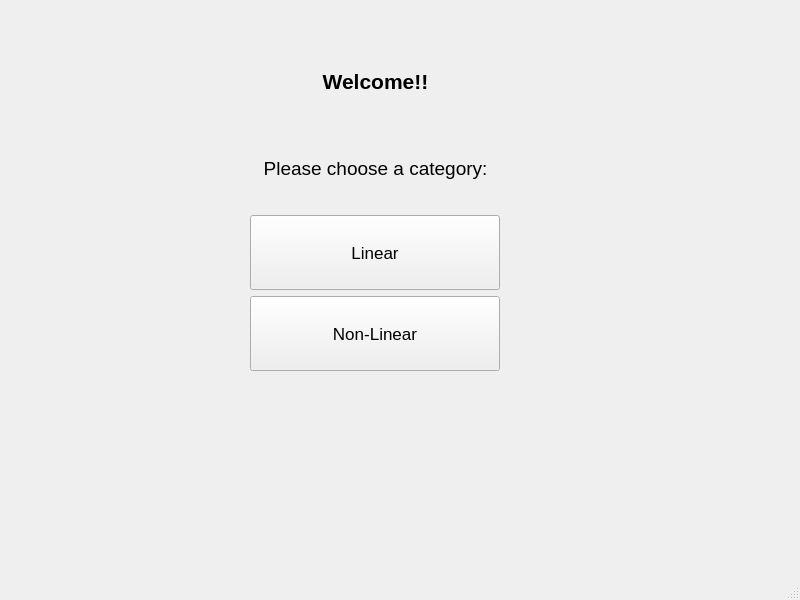
<?xml version="1.0" encoding="UTF-8"?>
<ui version="4.0">
 <class>MainWindow</class>
 <widget class="QMainWindow" name="MainWindow">
  <property name="geometry">
   <rect>
    <x>0</x>
    <y>0</y>
    <width>800</width>
    <height>600</height>
   </rect>
  </property>
  <property name="windowTitle">
   <string>MainWindow</string>
  </property>
  <widget class="QWidget" name="centralwidget">
   <widget class="QWidget" name="">
    <property name="geometry">
     <rect>
      <x>160</x>
      <y>40</y>
      <width>431</width>
      <height>331</height>
     </rect>
    </property>
    <layout class="QVBoxLayout" name="verticalLayout">
     <item>
      <widget class="QLabel" name="label">
       <property name="font">
        <font>
         <pointsize>16</pointsize>
         <weight>75</weight>
         <bold>true</bold>
        </font>
       </property>
       <property name="text">
        <string>Welcome!!</string>
       </property>
       <property name="alignment">
        <set>Qt::AlignCenter</set>
       </property>
      </widget>
     </item>
     <item>
      <widget class="QLabel" name="label_2">
       <property name="font">
        <font>
         <pointsize>14</pointsize>
        </font>
       </property>
       <property name="text">
        <string>Please choose a category:</string>
       </property>
       <property name="alignment">
        <set>Qt::AlignCenter</set>
       </property>
      </widget>
     </item>
     <item>
      <layout class="QHBoxLayout" name="horizontalLayout">
       <item>
        <spacer name="horizontalSpacer">
         <property name="orientation">
          <enum>Qt::Horizontal</enum>
         </property>
         <property name="sizeType">
          <enum>QSizePolicy::Fixed</enum>
         </property>
         <property name="sizeHint" stdset="0">
          <size>
           <width>40</width>
           <height>20</height>
          </size>
         </property>
        </spacer>
       </item>
       <item>
        <widget class="QPushButton" name="pushButton">
         <property name="sizePolicy">
          <sizepolicy hsizetype="Minimum" vsizetype="Fixed">
           <horstretch>0</horstretch>
           <verstretch>0</verstretch>
          </sizepolicy>
         </property>
         <property name="minimumSize">
          <size>
           <width>0</width>
           <height>75</height>
          </size>
         </property>
         <property name="maximumSize">
          <size>
           <width>250</width>
           <height>16777215</height>
          </size>
         </property>
         <property name="font">
          <font>
           <pointsize>13</pointsize>
          </font>
         </property>
         <property name="layoutDirection">
          <enum>Qt::LeftToRight</enum>
         </property>
         <property name="text">
          <string>Linear</string>
         </property>
        </widget>
       </item>
       <item>
        <spacer name="horizontalSpacer_2">
         <property name="orientation">
          <enum>Qt::Horizontal</enum>
         </property>
         <property name="sizeType">
          <enum>QSizePolicy::Fixed</enum>
         </property>
         <property name="sizeHint" stdset="0">
          <size>
           <width>40</width>
           <height>20</height>
          </size>
         </property>
        </spacer>
       </item>
      </layout>
     </item>
     <item>
      <layout class="QHBoxLayout" name="horizontalLayout_2">
       <item>
        <spacer name="horizontalSpacer_3">
         <property name="orientation">
          <enum>Qt::Horizontal</enum>
         </property>
         <property name="sizeType">
          <enum>QSizePolicy::Fixed</enum>
         </property>
         <property name="sizeHint" stdset="0">
          <size>
           <width>40</width>
           <height>20</height>
          </size>
         </property>
        </spacer>
       </item>
       <item>
        <widget class="QPushButton" name="pushButton_2">
         <property name="minimumSize">
          <size>
           <width>0</width>
           <height>75</height>
          </size>
         </property>
         <property name="maximumSize">
          <size>
           <width>250</width>
           <height>16777215</height>
          </size>
         </property>
         <property name="font">
          <font>
           <pointsize>13</pointsize>
          </font>
         </property>
         <property name="text">
          <string>Non-Linear</string>
         </property>
        </widget>
       </item>
       <item>
        <spacer name="horizontalSpacer_4">
         <property name="orientation">
          <enum>Qt::Horizontal</enum>
         </property>
         <property name="sizeType">
          <enum>QSizePolicy::Fixed</enum>
         </property>
         <property name="sizeHint" stdset="0">
          <size>
           <width>40</width>
           <height>20</height>
          </size>
         </property>
        </spacer>
       </item>
      </layout>
     </item>
    </layout>
   </widget>
  </widget>
  <widget class="QMenuBar" name="menubar">
   <property name="geometry">
    <rect>
     <x>0</x>
     <y>0</y>
     <width>800</width>
     <height>26</height>
    </rect>
   </property>
  </widget>
  <widget class="QStatusBar" name="statusbar"/>
 </widget>
 <resources/>
 <connections/>
</ui>
